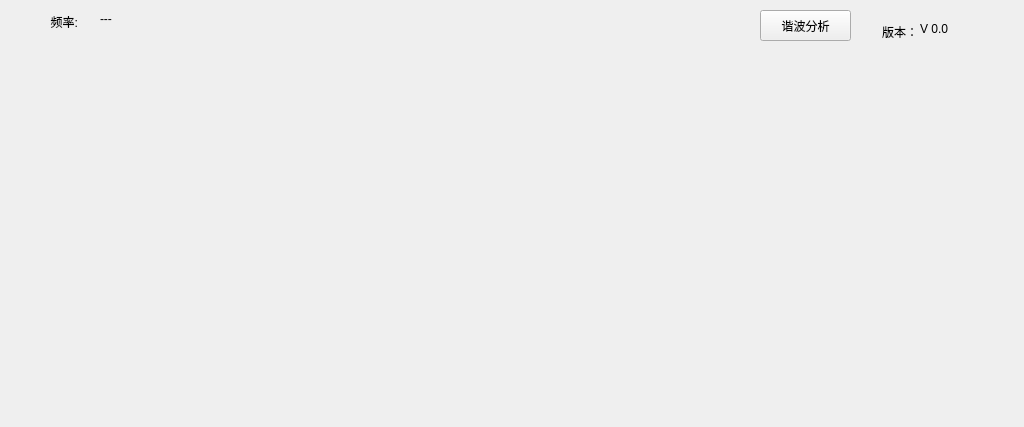
<?xml version="1.0" encoding="UTF-8"?>
<ui version="4.0">
 <class>BUS_LineWid</class>
 <widget class="QWidget" name="BUS_LineWid">
  <property name="geometry">
   <rect>
    <x>0</x>
    <y>0</y>
    <width>1024</width>
    <height>427</height>
   </rect>
  </property>
  <property name="windowTitle">
   <string>Form</string>
  </property>
  <widget class="QLabel" name="version">
   <property name="geometry">
    <rect>
     <x>920</x>
     <y>20</y>
     <width>81</width>
     <height>18</height>
    </rect>
   </property>
   <property name="minimumSize">
    <size>
     <width>68</width>
     <height>18</height>
    </size>
   </property>
   <property name="text">
    <string>V 0.0</string>
   </property>
  </widget>
  <widget class="QLabel" name="label_2">
   <property name="geometry">
    <rect>
     <x>850</x>
     <y>20</y>
     <width>68</width>
     <height>23</height>
    </rect>
   </property>
   <property name="minimumSize">
    <size>
     <width>68</width>
     <height>18</height>
    </size>
   </property>
   <property name="text">
    <string>版本：</string>
   </property>
   <property name="alignment">
    <set>Qt::AlignRight|Qt::AlignTrailing|Qt::AlignVCenter</set>
   </property>
  </widget>
  <widget class="QLabel" name="rateLab">
   <property name="geometry">
    <rect>
     <x>100</x>
     <y>10</y>
     <width>68</width>
     <height>18</height>
    </rect>
   </property>
   <property name="minimumSize">
    <size>
     <width>68</width>
     <height>18</height>
    </size>
   </property>
   <property name="text">
    <string>---</string>
   </property>
  </widget>
  <widget class="QLabel" name="label">
   <property name="geometry">
    <rect>
     <x>10</x>
     <y>10</y>
     <width>68</width>
     <height>23</height>
    </rect>
   </property>
   <property name="minimumSize">
    <size>
     <width>68</width>
     <height>18</height>
    </size>
   </property>
   <property name="text">
    <string>频率:</string>
   </property>
   <property name="alignment">
    <set>Qt::AlignRight|Qt::AlignTrailing|Qt::AlignVCenter</set>
   </property>
  </widget>
  <widget class="QPushButton" name="thdBtn">
   <property name="geometry">
    <rect>
     <x>760</x>
     <y>10</y>
     <width>91</width>
     <height>31</height>
    </rect>
   </property>
   <property name="text">
    <string>谐波分析</string>
   </property>
  </widget>
  <widget class="QWidget" name="widget" native="true">
   <property name="geometry">
    <rect>
     <x>10</x>
     <y>69</y>
     <width>1001</width>
     <height>351</height>
    </rect>
   </property>
  </widget>
 </widget>
 <resources/>
 <connections/>
</ui>
